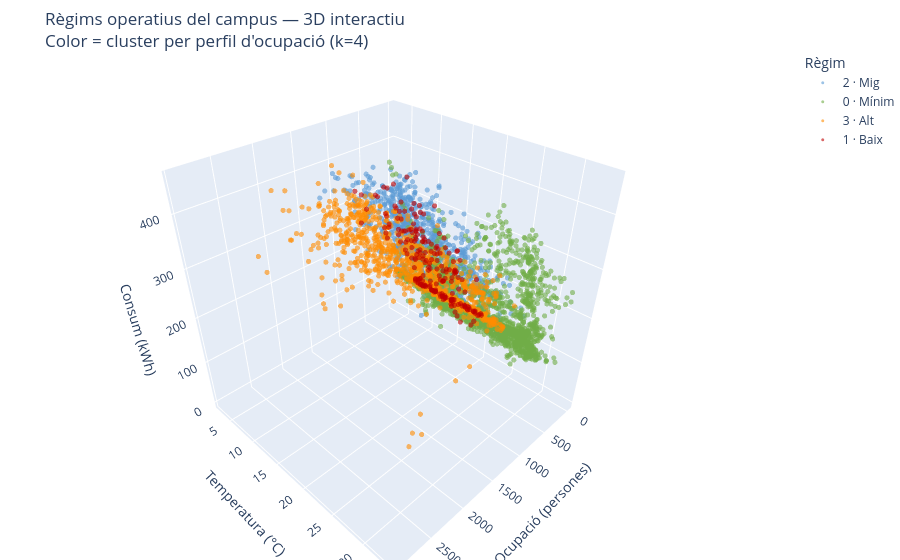

Notebook cell for this chart:
### Markdown cell above
---
## BONUS — Gràfic 3D interactiu (per a la presentació oral)
Guarda un HTML que el tribunal pot obrir al navegador i girar interactivament.

### Code cell
try:
    import plotly.express as px

    # Usa els clusters de DIA (cluster A, per ocupació) agregats a nivell d'hora
    df_plot = df.merge(
        pivot[['fecha','cluster']].assign(fecha=lambda x: x['fecha'].astype(str)),
        left_on=df['fecha'].astype(str),
        right_on='fecha',
        how='left'
    ).dropna(subset=['cluster'])

    # Etiquetes semàntiques
    df_plot['Règim'] = df_plot['cluster'].map({
        0: '0 · Mínim',
        1: '1 · Baix',
        2: '2 · Mig',
        3: '3 · Alt',
    })

    fig3d = px.scatter_3d(
        df_plot.sample(min(5000, len(df_plot)), random_state=42),
        x='Ocupacion_Simulada',
        y='Temperatura',
        z='Consumo_kWh',
        color='Règim',
        color_discrete_sequence=PALETA_CL,
        hover_data=[COL_TIPUS, 'hora'],
        title='Règims operatius del campus — 3D interactiu<br>'
              'Color = cluster per perfil d\'ocupació (k=4)',
        opacity=0.6
    )
    fig3d.update_traces(marker=dict(size=3))
    fig3d.update_layout(
        scene=dict(
            xaxis_title='Ocupació (persones)',
            yaxis_title='Temperatura (°C)',
            zaxis_title='Consum (kWh)'
        ),
        margin=dict(l=0, r=0, b=0, t=50)
    )
    fig3d.show()

    html_path = FIGURES / 'kmeans_interactiu.html'
    fig3d.write_html(str(html_path))
    print(f'✅ HTML interactiu guardat: {html_path}')
    print('   → Obre aquest fitxer al navegador per a la presentació oral.')

except ImportError:
    print('plotly no instal·lat. Executa: pip install plotly')
    print('El gràfic estàtic (pca_per_cluster.png) cobreix la presentació sense problemes.')

### Figure 1 — Plotly figure (JSON) as saved in the notebook; plotly's stock layout.template omitted (floating-point values rounded to 4 significant figures; data arrays with more than 128 entries replaced by an {"elided": "..."} marker saying what was removed)
{"data": [{"customdata": {"elided": "1230x2 mixed values"}, "hovertemplate": "Règim=2 · Mig<br>Ocupacion_Simulada=%{x}<br>Temperatura=%{y}<br>Consumo_kWh=%{z}<br>tipus_dia=%{customdata[0]}<br>hora=%{customdata[1]}<extra></extra>", "legendgroup": "2 · Mig", "marker": {"color": "#5B9BD5", "opacity": 0.6, "size": 3, "symbol": "circle"}, "mode": "markers", "name": "2 · Mig", "scene": "scene", "showlegend": true, "type": "scatter3d", "x": {"elided": "1230 int values"}, "y": {"elided": "1230 float values"}, "z": {"elided": "1230 int values"}}, {"customdata": {"elided": "2525x2 mixed values"}, "hovertemplate": "Règim=0 · Mínim<br>Ocupacion_Simulada=%{x}<br>Temperatura=%{y}<br>Consumo_kWh=%{z}<br>tipus_dia=%{customdata[0]}<br>hora=%{customdata[1]}<extra></extra>", "legendgroup": "0 · Mínim", "marker": {"color": "#70AD47", "opacity": 0.6, "size": 3, "symbol": "circle"}, "mode": "markers", "name": "0 · Mínim", "scene": "scene", "showlegend": true, "type": "scatter3d", "x": {"elided": "2525 int values"}, "y": {"elided": "2525 float values"}, "z": {"elided": "2525 int values"}}, {"customdata": {"elided": "1038x2 mixed values"}, "hovertemplate": "Règim=3 · Alt<br>Ocupacion_Simulada=%{x}<br>Temperatura=%{y}<br>Consumo_kWh=%{z}<br>tipus_dia=%{customdata[0]}<br>hora=%{customdata[1]}<extra></extra>", "legendgroup": "3 · Alt", "marker": {"color": "#FF8C00", "opacity": 0.6, "size": 3, "symbol": "circle"}, "mode": "markers", "name": "3 · Alt", "scene": "scene", "showlegend": true, "type": "scatter3d", "x": {"elided": "1038 int values"}, "y": {"elided": "1038 float values"}, "z": {"elided": "1038 int values"}}, {"customdata": {"elided": "207x2 mixed values"}, "hovertemplate": "Règim=1 · Baix<br>Ocupacion_Simulada=%{x}<br>Temperatura=%{y}<br>Consumo_kWh=%{z}<br>tipus_dia=%{customdata[0]}<br>hora=%{customdata[1]}<extra></extra>", "legendgroup": "1 · Baix", "marker": {"color": "#C00000", "opacity": 0.6, "size": 3, "symbol": "circle"}, "mode": "markers", "name": "1 · Baix", "scene": "scene", "showlegend": true, "type": "scatter3d", "x": {"elided": "207 int values"}, "y": {"elided": "207 float values"}, "z": {"elided": "207 int values"}}], "layout": {"legend": {"title": {"text": "Règim"}, "tracegroupgap": 0}, "margin": {"b": 0, "l": 0, "r": 0, "t": 50}, "scene": {"domain": {"x": [0, 1], "y": [0, 1]}, "xaxis": {"title": {"text": "Ocupació (persones)"}}, "yaxis": {"title": {"text": "Temperatura (°C)"}}, "zaxis": {"title": {"text": "Consum (kWh)"}}}, "title": {"text": "Règims operatius del campus — 3D interactiu<br>Color = cluster per perfil d'ocupació (k=4)"}}}
